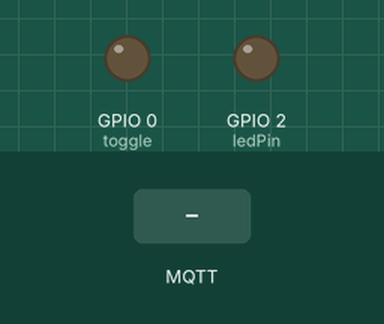
Simulated run of this sketch. Board: ESP8266 (NodeMCU). Parts: output pins drawn as LEDs (lit = HIGH). Dashed ring = blinking. The test bench sets the inputs (shaded band). WiFi joins after 1.5 s; servers stay silent unless stated; random numbers use the default seed unless the sketch sets one; no MQTT or app messages arrive unless stated; what the sketch prints to the serial monitor is not drawn.

Above: at 2.7 s.
2.8 s: MQTT message "0" arrives on the first subscribed topic
At 5.6 s:
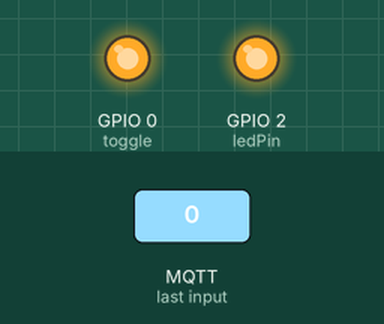
5.8 s: MQTT message "1" arrives on the first subscribed topic
At 7.6 s:
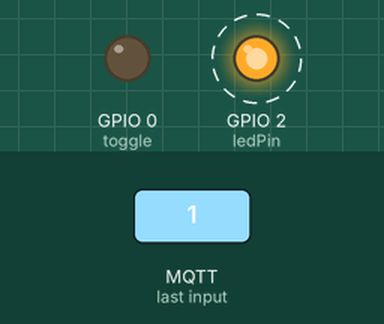
Timing chart, 0 to 16.3 s (numbered marks = the images above; inputs shaded):
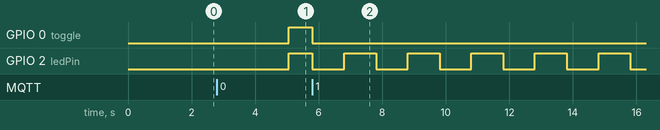

Measured:
- after the input at 2.8 s, GPIO 0 (toggle), GPIO 2 (ledPin): LOW → HIGH after 2.3 s
- after the input at 5.8 s, GPIO 0 (toggle): HIGH → LOW at once; GPIO 2 (ledPin): alternates HIGH for 1.0 s and LOW for 1.0 s, starting at once

The sketch:

esp8266.ino
```cpp
#include <ESP8266WiFi.h>
#include <PubSubClient.h>

// Update these with values suitable for your network.
long serial_speed = 115200;
const char* ssid = "wifi-ssid";
const char* password = "password";
const char* mqtt_server = "192.168.1.x";
int mqtt_port = 1883;
const char* user_name = "mqtt-username";
const char* user_password = "mqtt-password";

const char* topic_subscribe = "charge";
const char* topic_publish = "charge_reply";
WiFiClient espClient;
PubSubClient client(espClient);

const byte ledPin = LED_BUILTIN;
const byte toggle = 0;  // physical switch
bool isCharging = false;

long lastMsg = 0;
char msg[50];
int value = 0;

//non blocking timer
unsigned long timer1 = 0;
unsigned long timer2 = 0;
unsigned long timer3 = 0;
unsigned long timer4 = 0;
unsigned long timerForAutoMode2 = 0;
unsigned long currentMillis = 0;

void setup_wifi() {
  delay(10);
  // We start by connecting to a WiFi network
  Serial.println();
  Serial.print("Connecting to ");
  Serial.println(ssid);
  WiFi.mode(WIFI_STA);
  WiFi.begin(ssid, password);
  while(WiFi.status() != WL_CONNECTED) {
    delay(500);
    Serial.print(".");
  }
  randomSeed(micros());
  Serial.println("");
  Serial.println("WiFi connected");
  Serial.println("IP address: ");
  Serial.println(WiFi.localIP());
}

void callback(char* topic, byte* payload, unsigned int length) {
 resetTimer(timerForAutoMode2);
 Serial.print("Message arrived [");
 Serial.print(topic);
 Serial.print("] ");
 for (int i=0;i<length;i++) {
  char receivedChar = (char)payload[i];
  Serial.print(receivedChar);
  // ESP8266 outputs are "reversed"
  if (receivedChar == '1'){
    digitalWrite(ledPin, LOW);
    digitalWrite(toggle, LOW);
    isCharging = true;
    client.publish(topic_publish, "1");
    }
  else if (receivedChar == '0'){
    digitalWrite(ledPin, HIGH);
    digitalWrite(toggle, HIGH);
    isCharging = false;
    client.publish(topic_publish, "0");
    }
  }
  Serial.println();
}

// well this function is blocking when mqtt host is not exist
bool reconnect() {
  Serial.println("Attempting MQTT connection...");
  // Create a random client ID
  String clientId = "ESP8266Client-";
  clientId += String(random(0xffff), HEX);
  // Attempt to connect
  //if (client.connect(clientId.c_str())) { // if you dont use password
  if (client.connect(clientId.c_str(),user_name,user_password)) {
    Serial.println("connected");
    client.subscribe(topic_subscribe);
    return true;
  } else {
    Serial.print("failed, rc=");
    Serial.print(client.state());
    Serial.println(" try again in 5 seconds");
    return false;
  }
}

bool afterMillis(const unsigned long & afterMillis, unsigned long & timer, bool (* callback)(unsigned long & timer)){
  if(currentMillis - timer > afterMillis){
    callback && callback(timer);
    return true;
  }
  return false;
}

bool resetTimer(unsigned long & timer){
  timer = currentMillis;
  return true;
}

void chargeMode(const unsigned int & blinkTime){
  afterMillis(blinkTime,timer1,nullptr) && digitalWriteWrapper(ledPin, HIGH);
  afterMillis(blinkTime * 2,timer1,resetTimer) && digitalWriteWrapper(ledPin, LOW);
}

bool delayWrapper(const unsigned int & delayTime){
  delay(delayTime);
  return true;
}

bool digitalWriteWrapper(const int & pin, const int & val){
  digitalWrite(pin, val);
  return true;
}

// we use block mode when reconnect function is blocking
void autoControlMode(bool blocking, const unsigned int & blinkTime,const unsigned int & retryTime,const unsigned int & chargeHours,const unsigned int & lastHours, bool (* callback)()){
  (blocking ? delayWrapper(blinkTime) : afterMillis(blinkTime,timer2,nullptr)) && digitalWriteWrapper(ledPin, HIGH);  // remember HIGH is down
  (blocking ? delayWrapper(blinkTime) : afterMillis(blinkTime * 2,timer2,resetTimer)) && digitalWriteWrapper(ledPin, LOW);
  (blocking ? delayWrapper(retryTime) : afterMillis(retryTime,timer3,resetTimer)) && callback && callback();
  afterMillis(chargeHours * 60 * 60 * 1000,timer4,nullptr) && digitalWriteWrapper(toggle, HIGH) && afterMillis(lastHours * 60 * 60 * 1000,timer4,resetTimer) && digitalWriteWrapper(toggle, LOW);
}

void setup() {
  Serial.begin(serial_speed);
  setup_wifi(); // blocking until wifi connected
  client.setServer(mqtt_server, mqtt_port);
  client.setCallback(callback);

  pinMode(ledPin, OUTPUT);
  pinMode(toggle, OUTPUT);  // physical switch
}

void loop()
{
  currentMillis = millis();

  if(WiFi.status() != WL_CONNECTED){
    Serial.println("no wifi");
    digitalWrite(ledPin, HIGH);
    digitalWrite(toggle, HIGH);
    setup_wifi(); // blocking until wifi connected
  }

  // auto control mode one
  // when mqtt broker is inaccessiable
  else if(!client.connected()) {
    Serial.println("no mqtt broker");
    Serial.println("auto control mode 1");   // if you use false here while reconnect may be blocking, be sure set timer bigger than the biggest time reconnect function might block.
    //autoControlMode(true,300,5000,1,6,reconnect); // when host may be not exist ,use blocking mode, it means you cant ping to your host.
    autoControlMode(false,6000,5000,1,6,reconnect); // if you sure your host won't be offline, use non-blocking time, aka. false here, or like it said the very first line above.
  }                                                 // in my case, it could be set to 6 seconds

  // auto control mode two
  // when mqtt publisher is inaccessiable
  // after 12 minutes not receieve message from broker
  else if(afterMillis(12 * 60 * 1000,timerForAutoMode2, nullptr)){
    Serial.println("no publisher");
    Serial.println("auto control mode 2");
    autoControlMode(false,3000,0,1,6,nullptr);
  }

  // blink when charging
  else if(isCharging){
    Serial.println("turn on charge mode");
    chargeMode(1000);
  }

  client.loop();
}
```
